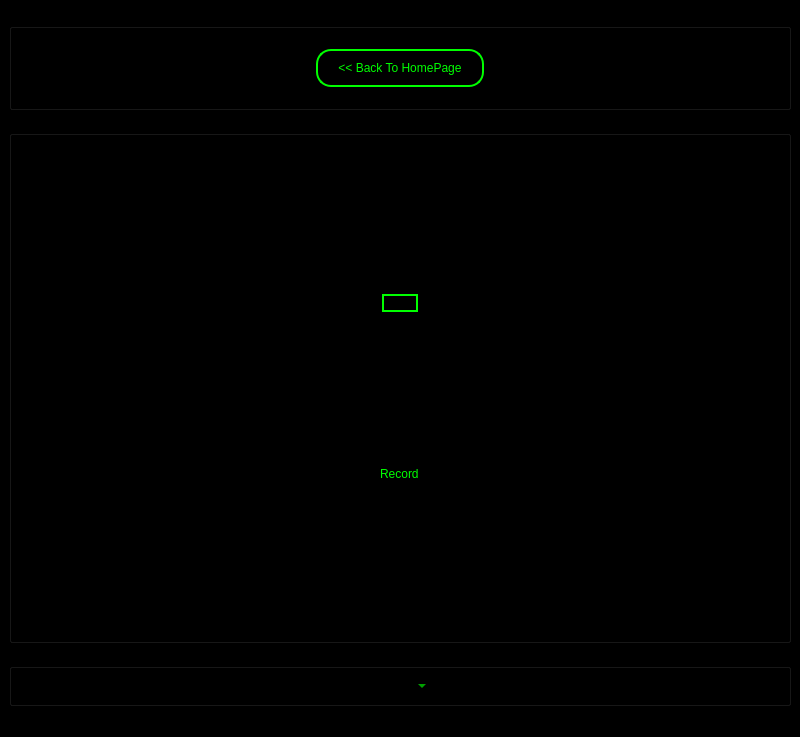
<?xml version="1.0" encoding="UTF-8"?>
<ui version="4.0">
 <class>MainWindow</class>
 <widget class="QMainWindow" name="MainWindow">
  <property name="geometry">
   <rect>
    <x>0</x>
    <y>0</y>
    <width>800</width>
    <height>737</height>
   </rect>
  </property>
  <property name="windowTitle">
   <string>MainWindow</string>
  </property>
  <property name="styleSheet">
   <string notr="true">background-color:black;
</string>
  </property>
  <widget class="QWidget" name="centralwidget">
   <layout class="QVBoxLayout" name="verticalLayout_2">
    <item>
     <widget class="QGroupBox" name="GroupBackButton">
      <property name="sizePolicy">
       <sizepolicy hsizetype="Minimum" vsizetype="Maximum">
        <horstretch>0</horstretch>
        <verstretch>0</verstretch>
       </sizepolicy>
      </property>
      <property name="styleSheet">
       <string notr="true">background-color:black;
</string>
      </property>
      <property name="title">
       <string>BackButton</string>
      </property>
      <property name="flat">
       <bool>true</bool>
      </property>
      <layout class="QHBoxLayout" name="horizontalLayout_2">
       <property name="spacing">
        <number>50</number>
       </property>
       <property name="leftMargin">
        <number>20</number>
       </property>
       <property name="topMargin">
        <number>20</number>
       </property>
       <property name="rightMargin">
        <number>20</number>
       </property>
       <property name="bottomMargin">
        <number>20</number>
       </property>
       <item>
        <widget class="QPushButton" name="ButtonBack">
         <property name="sizePolicy">
          <sizepolicy hsizetype="Fixed" vsizetype="Minimum">
           <horstretch>0</horstretch>
           <verstretch>0</verstretch>
          </sizepolicy>
         </property>
         <property name="styleSheet">
          <string notr="true">QPushButton {
                    font: 14pt &quot;Arial&quot;;
border-radius: 15px;
border: 2px solid #00ff00;
color: #00ff00;
padding-top: 10px;
padding-bottom: 10px;
padding-left: 20px;
padding-right: 20px; 
                    }
QPushButton:hover {
                    font: 14pt &quot;Arial&quot;;
border-radius: 15px;
border: 2px solid #00b300;
color: #00b300;
padding-top: 10px;
padding-bottom: 10px;
padding-left: 20px;
padding-right: 20px; 
                    }
QPushButton:pressed {
                    font: 14pt &quot;Arial&quot;;
border-radius: 15px;
border: 2px solid #008000;
color: #008000;
padding-top: 10px;
padding-bottom: 10px;
padding-left: 20px;
padding-right: 20px; 
                    }

</string>
         </property>
         <property name="text">
          <string>&lt;&lt; Back To HomePage</string>
         </property>
        </widget>
       </item>
      </layout>
     </widget>
    </item>
    <item>
     <widget class="QGroupBox" name="GroupButtons">
      <property name="sizePolicy">
       <sizepolicy hsizetype="Minimum" vsizetype="Expanding">
        <horstretch>0</horstretch>
        <verstretch>0</verstretch>
       </sizepolicy>
      </property>
      <property name="styleSheet">
       <string notr="true">background-color:black;
</string>
      </property>
      <property name="title">
       <string>GroupBox</string>
      </property>
      <property name="flat">
       <bool>true</bool>
      </property>
      <layout class="QVBoxLayout" name="verticalLayout">
       <item alignment="Qt::AlignHCenter">
        <widget class="QPushButton" name="ButtonRecord">
         <property name="sizePolicy">
          <sizepolicy hsizetype="Maximum" vsizetype="Maximum">
           <horstretch>0</horstretch>
           <verstretch>0</verstretch>
          </sizepolicy>
         </property>
         <property name="styleSheet">
          <string notr="true">QPushButton {
                    border: 2px solid #00ff00;
                    border-image: url('microphone_img_final.png');
                    }
        QPushButton:hover {
                    border: 2px solid #00ff00;
                    border-image: url('microphone_img_final_hover.png');
                    }
        QPushButton:pressed {
                    border: 2px solid #00ff00;
                    border-image: url('microphone_img_final_pressed.png');
                    }</string>
         </property>
         <property name="text">
          <string/>
         </property>
        </widget>
       </item>
       <item alignment="Qt::AlignHCenter">
        <widget class="QLabel" name="LabelRecord">
         <property name="sizePolicy">
          <sizepolicy hsizetype="Preferred" vsizetype="Maximum">
           <horstretch>0</horstretch>
           <verstretch>0</verstretch>
          </sizepolicy>
         </property>
         <property name="styleSheet">
          <string notr="true">font: 14pt &quot;Arial&quot;;
border-radius: 15px;
color: #00ff00;</string>
         </property>
         <property name="text">
          <string>Record</string>
         </property>
        </widget>
       </item>
      </layout>
     </widget>
    </item>
    <item>
     <widget class="QGroupBox" name="GroupComboBox">
      <property name="sizePolicy">
       <sizepolicy hsizetype="Minimum" vsizetype="Minimum">
        <horstretch>0</horstretch>
        <verstretch>0</verstretch>
       </sizepolicy>
      </property>
      <property name="title">
       <string>GroupBox</string>
      </property>
      <layout class="QHBoxLayout" name="horizontalLayout">
       <item>
        <widget class="QComboBox" name="ComboBoxAudioDevices">
         <property name="sizePolicy">
          <sizepolicy hsizetype="Maximum" vsizetype="Maximum">
           <horstretch>0</horstretch>
           <verstretch>0</verstretch>
          </sizepolicy>
         </property>
         <property name="styleSheet">
          <string notr="true">font: 14pt &quot;Arial&quot;;
border-radius: 15px;
color: #00ff00;</string>
         </property>
        </widget>
       </item>
      </layout>
     </widget>
    </item>
   </layout>
  </widget>
  <widget class="QMenuBar" name="menubar">
   <property name="geometry">
    <rect>
     <x>0</x>
     <y>0</y>
     <width>800</width>
     <height>26</height>
    </rect>
   </property>
  </widget>
  <widget class="QStatusBar" name="statusbar"/>
 </widget>
 <resources/>
 <connections/>
</ui>
